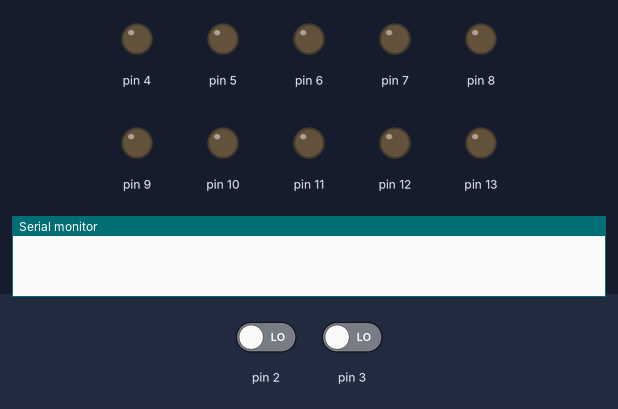
This sketch was run on a simulated Arduino Uno, built with avr-gcc and run on an emulated ATmega328P. Shown: output pins drawn as LEDs (lit = HIGH), the last lines printed to the serial monitor. Dashed ring = blinking. Inputs (shaded band) come from the test bench; at power-on: pin 2 LOW, pin 3 LOW.

Above: at 1.2 s.
1.3 s: pin 2 driven HIGH
At 3.7 s:
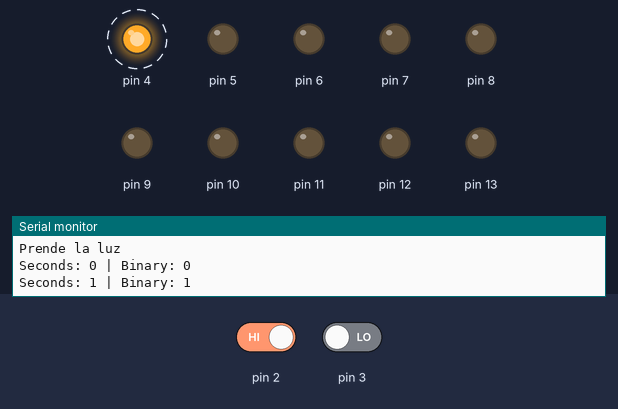
4.3 s: pin 3 driven HIGH
At 8.1 s:
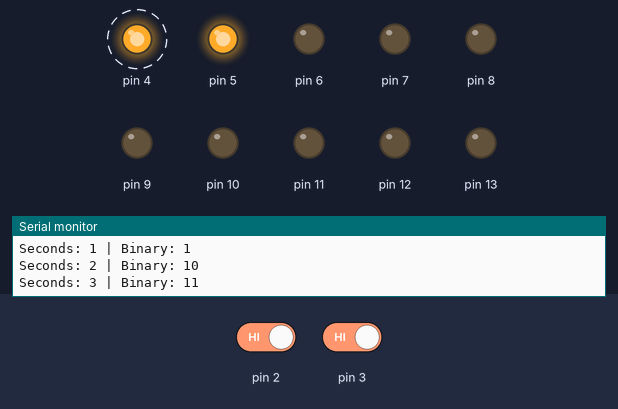
At 22.1 s:
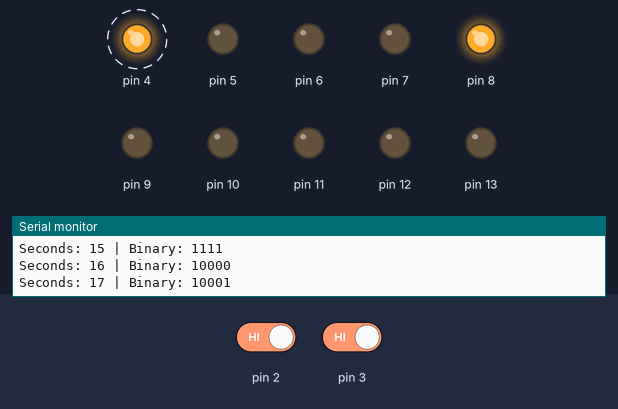
Timing chart, 0 to 29.2 s (numbered marks = the images above; inputs shaded):
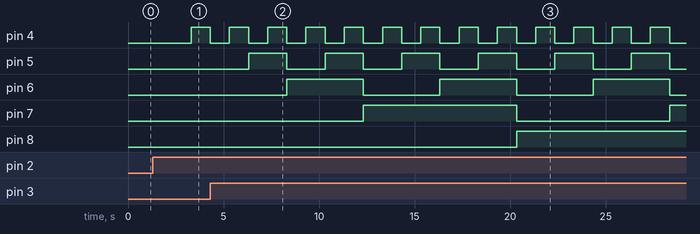

The sketch:

TP_1_SPD.ino
```cpp
/*

Arduino - Trabajo Práctico 01

Antes de empezar lea lo siguiente:
Respetar las reglas de estilo en cuanto a la documentación del código, se prolij@. Recuerda que cuando
programamos, solo dios y vos saben que quisiste escribir, en cambio si no sos prolij@, cuando quieras ver el
código dentro de varios años solo dios sabrá que codeaste (Con suerte).

1. Trabajo Práctico 01: Cronómetro Binario

Crear un circuito con los conocimientos y buenas prácticas aprendidas el cual siga las
siguientes directivas:
1.1. Al iniciar la simulación, todos los led deben comenzar apagados.
1.2. Cada 1 segundo que transcurra, se deben encender los led de acuerdo al número que
representan.
1.3. El numero 15 (0000001111) se representaria encendiendo los leds AMARILLO y NARANJA.
1.4. Al pasar al número 16 (0000010000), se deben apagar todos los led anteriores y
encenderse uno de los leds VERDES. (Nótese, en el ejemplo los 0 representan los led
apagados y los 1 los led encendidos).
1.5. Al presionar el botón START, debe iniciar el cronómetro, al volver a presionarlo hará que la
secuencia se detenga. (Como si se hubiese presionado pausa).
1.6. Al presionar el botón RESET, el cronómetro debe reiniciarse y arrancar de 0.
1.7. El número máximo a mostrar (tanto con leds como por consola) será el 1023 (Todos los leds
prendidos) al pasarlo se deberán apagar los leds y no mostrar nada por consola.
1.8. Tip: Modularizar la función que controla el encendido de los LEDS y de ser posible, todo el
código para evitar repetir líneas. Usar millis para controlar el tiempo del contador para que el
cambio de los leds encendidos sea perceptible para el ojo humano y documentar cada
función creada en el código. (Un breve comentario que diga que es lo que hace esa
función).
*/


void dibujar(unsigned long);
void apagarLeds();

void setup()
{
  pinMode(4, OUTPUT);
  pinMode(5, OUTPUT);
  pinMode(6, OUTPUT);
  pinMode(7, OUTPUT);
  pinMode(8, OUTPUT);
  pinMode(9, OUTPUT);
  pinMode(10, OUTPUT);
  pinMode(11, OUTPUT);
  pinMode(12, OUTPUT);
  pinMode(13, OUTPUT);

  pinMode(2, INPUT);
  pinMode(3, INPUT);

  Serial.begin(9600);
}


unsigned long millisAntes=0;
unsigned long millisAhora=0;
unsigned long tiempoTotal = 0;


unsigned long termino;
int millisPausa;
int botonAntes=LOW;
int botonResetAntes= LOW;
int estadoBoton=LOW;
int flagStart=LOW;

unsigned long contador = 0;
unsigned long comienzo = 0;


void loop()
{

  int botonAhora = digitalRead(2);
  int botonReset = digitalRead(3);


  //Serial.println(botonReset);
  //Serial.println(botonResetAntes);

  if(botonReset == HIGH && botonResetAntes == LOW)
  {
    Serial.println("Boton Reset presionado.");
    tiempoTotal = 0;
    apagarLeds();


  }


  if(botonAhora == HIGH && botonAntes == LOW)
  {
    	flagStart= !flagStart;

    	if(flagStart == HIGH)
        {

           Serial.println("Prende la luz");
           comienzo = millis();
           //contador = tiempoTotal;
           millisAhora = millis();
        }
    	if(flagStart == LOW)
        {
            Serial.println("Pausa la secuencia.");
          	//termino = millis();
          	//tiempoTotal = contador;
        }


    	if(tiempoTotal >= 1023)
        {
         	tiempoTotal = 0;
          	flagStart = !flagStart;
        }
   }

  if(flagStart==HIGH)
  {
    //Serial.println(contador);
    if(millis()- millisAhora >= 1000)
    {


      if(tiempoTotal < 1024)
      {
       	dibujar(tiempoTotal);
        millisAhora = millis();
      	Serial.print ("Seconds: ");
      	Serial.print (tiempoTotal);
      	Serial.print (" | ");
      	Serial.print ("Binary: ");
      	Serial.println(tiempoTotal,BIN);
      }else
      {
        apagarLeds();
      }
      tiempoTotal++;
    }


  }

  botonResetAntes = botonReset;
  botonAntes=botonAhora;
  delay(20);
}


void dibujar(unsigned long tiempoTotal)
{
  int led;


  for(led = 4; led <=13; led++)
  {
      if(tiempoTotal%2 == 0)
  	  {
        //Serial.println("Dibuja 0");
    	digitalWrite(led, LOW);
        tiempoTotal = tiempoTotal/2;

  	   	}else
  			{
        	//Serial.println("Dibuja 1");
    		digitalWrite(led,HIGH);
        	tiempoTotal = (tiempoTotal/2);

  	    	}
      //Serial.println(tiempoTotal);
      if(tiempoTotal == 0)
      {
        break;
      }

  	  }

}

void apagarLeds()
{
  	int led;
  	for(led = 4; led <=13; led++)
    {
      digitalWrite(led, LOW);
    }
}
```

Measured:
- after the input at 1.3 s, pin 4: LOW → HIGH after 2.0 s
- after the input at 4.3 s, pin 8: LOW → HIGH after 16.0 s instead of 14.0 s
- by itself, pin 5: alternates HIGH for 2.0 s and LOW for 2.0 s
- by itself, pin 6: alternates HIGH for 4.0 s and LOW for 4.0 s
